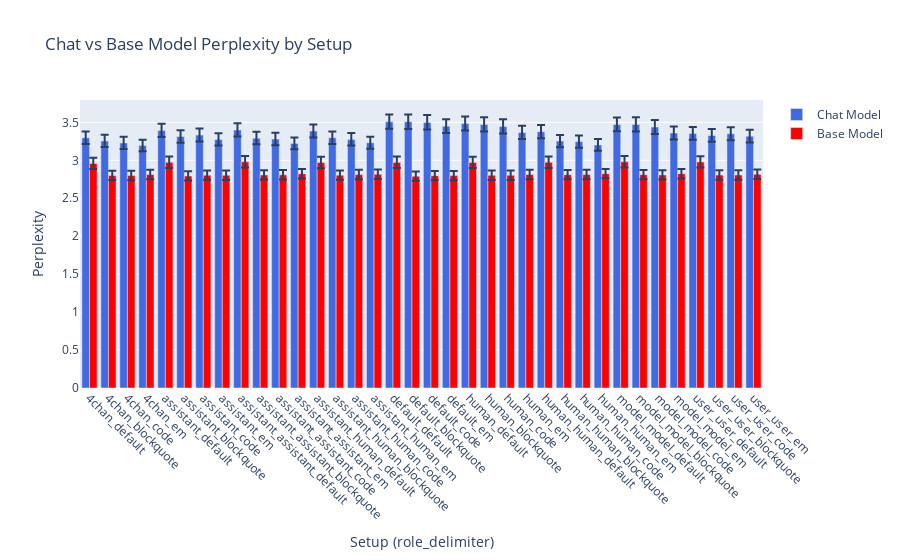
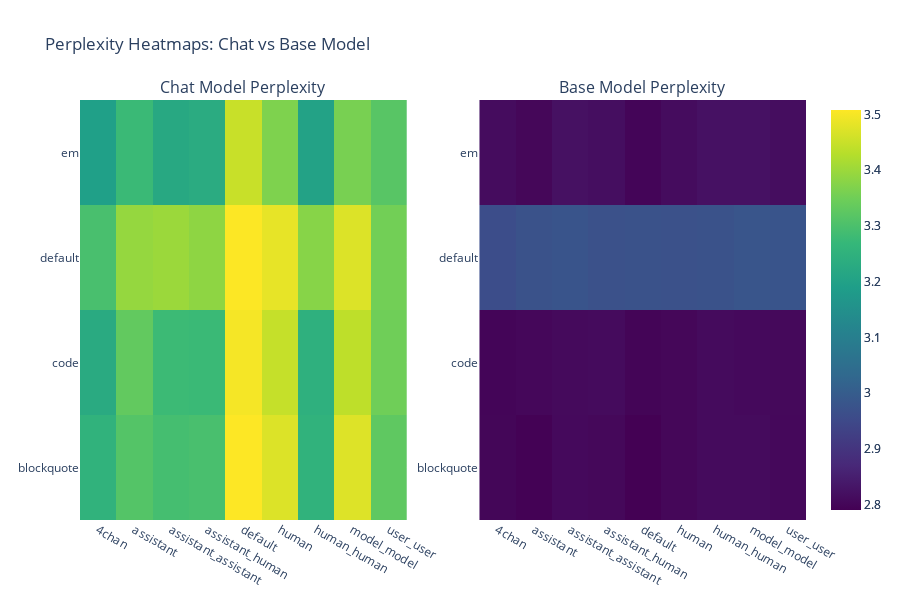

Write notebook code for charts like these, in order.
### Code cell
plot_results(load_dict("results/chat_templates_results.json", key="results"))

### Figure 1 — Plotly figure (JSON) as saved in the notebook; plotly's stock layout.template omitted (floating-point values rounded to 4 significant figures)
{"data": [{"error_y": {"array": [0.08332, 0.08143, 0.08054, 0.07769, 0.08847, 0.08477, 0.0863, 0.082, 0.08909, 0.08387, 0.08346, 0.07945, 0.08823, 0.0843, 0.08344, 0.08027, 0.09474, 0.09675, 0.09697, 0.09217, 0.09346, 0.09487, 0.0938, 0.08761, 0.08792, 0.08134, 0.08155, 0.07844, 0.09218, 0.0947, 0.09325, 0.08708, 0.08534, 0.08461, 0.08679, 0.08382], "arrayminus": [0.08127, 0.07944, 0.07858, 0.07584, 0.08622, 0.08266, 0.08412, 0.08, 0.08682, 0.08178, 0.08138, 0.07754, 0.08599, 0.0822, 0.08137, 0.07833, 0.09225, 0.09415, 0.09435, 0.08977, 0.09102, 0.09235, 0.09132, 0.08539, 0.08569, 0.07936, 0.07955, 0.07656, 0.08979, 0.09219, 0.09079, 0.08488, 0.08323, 0.08251, 0.0846, 0.08176], "symmetric": false, "type": "data"}, "marker": {"color": "royalblue"}, "name": "Chat Model", "type": "bar", "x": ["4chan_default", "4chan_blockquote", "4chan_code", "4chan_em", "assistant_default", "assistant_blockquote", "assistant_code", "assistant_em", "assistant_assistant_default", "assistant_assistant_blockquote", "assistant_assistant_code", "assistant_assistant_em", "assistant_human_default", "assistant_human_blockquote", "assistant_human_code", "assistant_human_em", "default_default", "default_blockquote", "default_code", "default_em", "human_default", "human_blockquote", "human_code", "human_em", "human_human_default", "human_human_blockquote", "human_human_code", "human_human_em", "model_model_default", "model_model_blockquote", "model_model_code", "model_model_em", "user_user_default", "user_user_blockquote", "user_user_code", "user_user_em"], "y": [3.297, 3.254, 3.229, 3.194, 3.392, 3.313, 3.332, 3.276, 3.399, 3.292, 3.279, 3.222, 3.385, 3.296, 3.276, 3.231, 3.507, 3.508, 3.5, 3.45, 3.484, 3.471, 3.446, 3.367, 3.377, 3.253, 3.246, 3.203, 3.471, 3.472, 3.439, 3.36, 3.353, 3.327, 3.349, 3.318]}, {"error_y": {"array": [0.07514, 0.06234, 0.06249, 0.06266, 0.07645, 0.06194, 0.06253, 0.06226, 0.07624, 0.0625, 0.06252, 0.06294, 0.07562, 0.06251, 0.06282, 0.06275, 0.07649, 0.06166, 0.06218, 0.06197, 0.07572, 0.06231, 0.06237, 0.06248, 0.07559, 0.06266, 0.06265, 0.06302, 0.0766, 0.06258, 0.06252, 0.06296, 0.07638, 0.06235, 0.06249, 0.06268], "arrayminus": [0.07328, 0.06099, 0.06113, 0.0613, 0.07454, 0.0606, 0.06117, 0.06091, 0.07434, 0.06114, 0.06116, 0.06157, 0.07374, 0.06115, 0.06144, 0.06138, 0.07457, 0.06033, 0.06082, 0.06062, 0.07383, 0.06095, 0.06101, 0.06112, 0.07372, 0.06129, 0.06129, 0.06164, 0.07468, 0.06122, 0.06116, 0.06158, 0.07447, 0.06099, 0.06113, 0.06131], "symmetric": false, "type": "data"}, "marker": {"color": "red"}, "name": "Base Model", "type": "bar", "x": ["4chan_default", "4chan_blockquote", "4chan_code", "4chan_em", "assistant_default", "assistant_blockquote", "assistant_code", "assistant_em", "assistant_assistant_default", "assistant_assistant_blockquote", "assistant_assistant_code", "assistant_assistant_em", "assistant_human_default", "assistant_human_blockquote", "assistant_human_code", "assistant_human_em", "default_default", "default_blockquote", "default_code", "default_em", "human_default", "human_blockquote", "human_code", "human_em", "human_human_default", "human_human_blockquote", "human_human_code", "human_human_em", "model_model_default", "model_model_blockquote", "model_model_code", "model_model_em", "user_user_default", "user_user_blockquote", "user_user_code", "user_user_em"], "y": [2.959, 2.8, 2.799, 2.812, 2.974, 2.793, 2.804, 2.803, 2.98, 2.807, 2.808, 2.823, 2.971, 2.804, 2.812, 2.817, 2.972, 2.791, 2.798, 2.799, 2.971, 2.802, 2.803, 2.813, 2.973, 2.811, 2.812, 2.824, 2.981, 2.811, 2.808, 2.823, 2.978, 2.805, 2.806, 2.815]}], "layout": {"barmode": "group", "title": {"text": "Chat vs Base Model Perplexity by Setup"}, "xaxis": {"tickangle": 45, "title": {"text": "Setup (role_delimiter)"}}, "yaxis": {"title": {"text": "Perplexity"}}}}

### Figure 2 — Plotly figure (JSON) as saved in the notebook; plotly's stock layout.template omitted (floating-point values rounded to 4 significant figures)
{"data": [{"colorscale": [[0, "#440154"], [0.1111, "#482878"], [0.2222, "#3e4989"], [0.3333, "#31688e"], [0.4444, "#26828e"], [0.5556, "#1f9e89"], [0.6667, "#35b779"], [0.7778, "#6ece58"], [0.8889, "#b5de2b"], [1, "#fde725"]], "type": "heatmap", "x": ["4chan", "assistant", "assistant_assistant", "assistant_human", "default", "human", "human_human", "model_model", "user_user"], "xaxis": "x", "y": ["blockquote", "code", "default", "em"], "yaxis": "y", "z": [[3.254, 3.313, 3.292, 3.296, 3.508, 3.471, 3.253, 3.472, 3.327], [3.229, 3.332, 3.279, 3.276, 3.5, 3.446, 3.246, 3.439, 3.349], [3.297, 3.392, 3.399, 3.385, 3.507, 3.484, 3.377, 3.471, 3.353], [3.194, 3.276, 3.222, 3.231, 3.45, 3.367, 3.203, 3.36, 3.318]], "zmax": 3.508, "zmin": 2.791}, {"colorscale": [[0, "#440154"], [0.1111, "#482878"], [0.2222, "#3e4989"], [0.3333, "#31688e"], [0.4444, "#26828e"], [0.5556, "#1f9e89"], [0.6667, "#35b779"], [0.7778, "#6ece58"], [0.8889, "#b5de2b"], [1, "#fde725"]], "type": "heatmap", "x": ["4chan", "assistant", "assistant_assistant", "assistant_human", "default", "human", "human_human", "model_model", "user_user"], "xaxis": "x2", "y": ["blockquote", "code", "default", "em"], "yaxis": "y2", "z": [[2.8, 2.793, 2.807, 2.804, 2.791, 2.802, 2.811, 2.811, 2.805], [2.799, 2.804, 2.808, 2.812, 2.798, 2.803, 2.812, 2.808, 2.806], [2.959, 2.974, 2.98, 2.971, 2.972, 2.971, 2.973, 2.981, 2.978], [2.812, 2.803, 2.823, 2.817, 2.799, 2.813, 2.824, 2.823, 2.815]], "zmax": 3.508, "zmin": 2.791}], "layout": {"annotations": [{"font": {"size": 16}, "showarrow": false, "text": "Chat Model Perplexity", "x": 0.225, "xanchor": "center", "xref": "paper", "y": 1, "yanchor": "bottom", "yref": "paper"}, {"font": {"size": 16}, "showarrow": false, "text": "Base Model Perplexity", "x": 0.775, "xanchor": "center", "xref": "paper", "y": 1, "yanchor": "bottom", "yref": "paper"}], "height": 600, "title": {"text": "Perplexity Heatmaps: Chat vs Base Model"}, "xaxis": {"anchor": "y", "domain": [0, 0.45]}, "xaxis2": {"anchor": "y2", "domain": [0.55, 1]}, "yaxis": {"anchor": "x", "domain": [0, 1]}, "yaxis2": {"anchor": "x2", "domain": [0, 1]}}}
